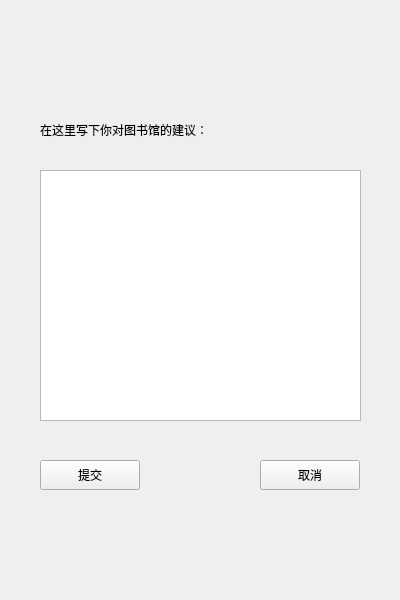
<?xml version="1.0" encoding="UTF-8"?>
<ui version="4.0">
 <class>advice_for_library</class>
 <widget class="QWidget" name="advice_for_library">
  <property name="geometry">
   <rect>
    <x>0</x>
    <y>0</y>
    <width>400</width>
    <height>600</height>
   </rect>
  </property>
  <property name="windowTitle">
   <string>Form</string>
  </property>
  <widget class="QLabel" name="label">
   <property name="geometry">
    <rect>
     <x>40</x>
     <y>120</y>
     <width>241</width>
     <height>20</height>
    </rect>
   </property>
   <property name="text">
    <string>在这里写下你对图书馆的建议：</string>
   </property>
  </widget>
  <widget class="QPushButton" name="submit">
   <property name="geometry">
    <rect>
     <x>40</x>
     <y>460</y>
     <width>100</width>
     <height>30</height>
    </rect>
   </property>
   <property name="text">
    <string>提交</string>
   </property>
  </widget>
  <widget class="QPushButton" name="cancel">
   <property name="geometry">
    <rect>
     <x>260</x>
     <y>460</y>
     <width>100</width>
     <height>30</height>
    </rect>
   </property>
   <property name="text">
    <string>取消</string>
   </property>
  </widget>
  <widget class="QTextEdit" name="textEdit">
   <property name="geometry">
    <rect>
     <x>40</x>
     <y>170</y>
     <width>321</width>
     <height>251</height>
    </rect>
   </property>
  </widget>
 </widget>
 <resources/>
 <connections/>
</ui>
